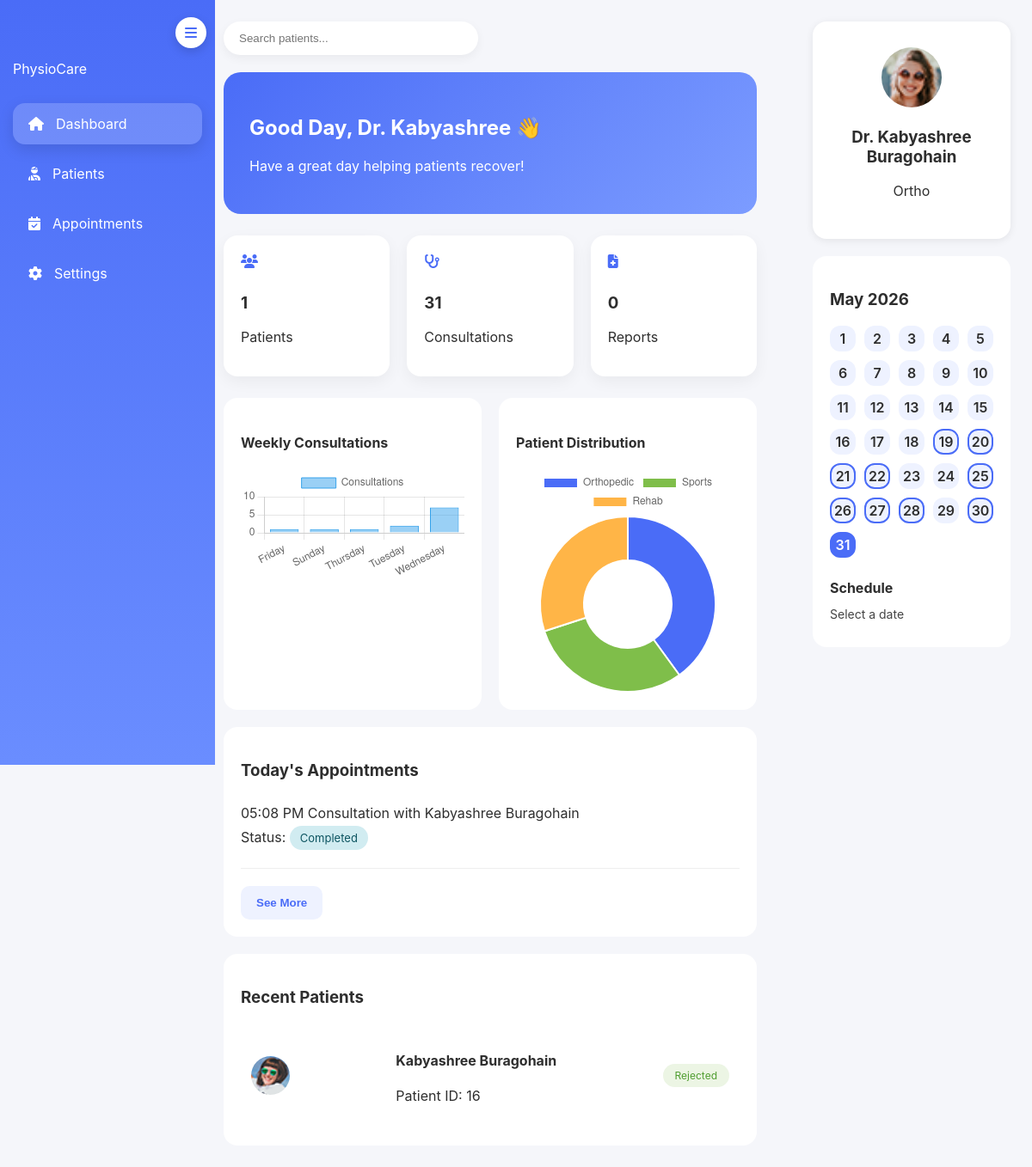
Screenshot of /profile.php (signed in) with the database file from the repository.
### tables this page shows
CREATE TABLE `booking` (
  `booking_id` int(8) NOT NULL,
  `therapist_id` int(8) DEFAULT NULL,
  `patient_id` int(8) DEFAULT NULL,
  `date` date DEFAULT NULL,
  `time` time DEFAULT NULL,
  `addr` varchar(100) DEFAULT NULL,
  `status` varchar(15) DEFAULT NULL,
  `notes` text DEFAULT NULL,
  `payment_status` varchar(50) DEFAULT 'Pending'
);

CREATE TABLE `patients` (
  `patient_id` int(8) NOT NULL,
  `p_name` varchar(50) NOT NULL,
  `p_phn` varchar(15) NOT NULL,
  `p_email` varchar(50) NOT NULL,
  `p_addr` varchar(100) NOT NULL,
  `passwd` varchar(100) NOT NULL
);

CREATE TABLE `therapists` (
  `therapist_id` int(8) NOT NULL,
  `specialization` varchar(100) DEFAULT NULL,
  `experience` int(3) DEFAULT NULL,
  `t_name` varchar(50) NOT NULL,
  `t_email` varchar(50) DEFAULT NULL,
  `t_phn` varchar(15) DEFAULT NULL,
  `status` varchar(15) DEFAULT NULL,
  `availability` varchar(10) DEFAULT NULL,
  `certificate` longblob DEFAULT NULL,
  `passwd` varchar(255) DEFAULT NULL,
  `about` text DEFAULT NULL,
  `fee` int(5) DEFAULT NULL,
  `image` longblob DEFAULT NULL
);

### profile.php (the view, shortened to what this page needs)
<?php
include "php/db.php";
$email = $_SESSION['therapist_email'];
$sql = "SELECT * FROM therapists
        WHERE t_email='$email'";
$result = $conn->query($sql);
$therapist = $result->fetch_assoc();
$therapistId = $therapist['therapist_id'];
$patientsQuery = "
SELECT COUNT(DISTINCT patient_id)
AS total
FROM booking
WHERE therapist_id = '$therapistId'
";
$patientsResult = $conn->query($patientsQuery);
$totalPatients =
$patientsResult->fetch_assoc()['total'];
$consultationQuery = "
SELECT COUNT(*) AS total
FROM booking
WHERE therapist_id = '$therapistId'
";
$consultationResult =
$conn->query($consultationQuery);
$totalConsultations =
$consultationResult->fetch_assoc()['total'];
$recentPatientsQuery = "
SELECT
    patients.patient_id,
    patients.p_name,
    MAX(booking.status)
    AS status
FROM booking
INNER JOIN patients
ON booking.patient_id =
patients.patient_id
WHERE booking.therapist_id =
'$therapistId'
GROUP BY patients.patient_id
ORDER BY MAX(booking.booking_id) DESC
LIMIT 5
";
$recentPatientsResult =
$conn->query($recentPatientsQuery);
$weeklyQuery = "
SELECT
    DAYNAME(date) AS day,
    COUNT(*) AS total
FROM booking
WHERE therapist_id = '$therapistId'
AND status IN ('Accepted', 'Completed')
GROUP BY DAYNAME(date)
";
$weeklyResult =
$conn->query($weeklyQuery);
$days = [];
$totals = [];
while($row =
$weeklyResult->fetch_assoc()){
    $days[] =
    $row['day'];
    $totals[] =
    $row['total'];
}
?>
<!DOCTYPE html>
<html lang="en">
<head>
    <link rel="stylesheet" href="css/profile.css">
    <link
rel="stylesheet"
href="https://cdnjs.cloudflare.com/ajax/libs/font-awesome/6.4.2/css/all.min.css">
</head>
<body>
    <div class="dashboard">
    <div class="sidebar" id="sidebar">
    <div class="sidebar-header">
    <span class="logo-text">PhysioCare</span>
    <div class="toggle-btn" onclick="toggleSidebar()">
        <i class="fa-solid fa-bars"></i>
    </div>
    </div>
    <ul class="nav">
<li class="active">
<a href="profile.php">
<i class="fa-solid fa-house"></i>
<span>Dashboard</span>
</a>
</li>
<li>
<a href="patients.php">
<i class="fa-solid fa-user-injured"></i>
<span>Patients</span>
</a>
</li>
<li>
<a href="therapist-appointments.php">
<i class="fa-solid fa-calendar-check"></i>
<span>Appointments</span>
</a>
</li>
<li>
<a href="settings.php">
<i class="fa-solid fa-gear"></i>
<span>Settings</span>
</a>
</li>
</ul>
</div>
    <div class="main" id="mainContent">
        <div
class="topbar">
            <input
type="text"
id="patientSearch"
placeholder="Search patients..."
onkeyup="searchDashboardPatients()">
        </div>
        <div class="welcome-card">
            <h2>
    Good Day,
    Dr.
    <?php echo explode(" ", $_SESSION['therapist_name'])[0]; ?>
    👋
</h2>
            <p>Have a great day helping patients recover!</p>
        </div>
        <div class="stats">
    <div class="stat-card">
        <i class="fa-solid fa-users"></i>
        <h3>
            <?php echo $totalPatients; ?>
        </h3>
        <p>Patients</p>
    </div>
    <div class="stat-card">
        <i class="fa-solid fa-stethoscope"></i>
        <h3>
            <?php echo $totalConsultations; ?>
        </h3>
        <p>Consultations</p>
    </div>
    <div class="stat-card">
        <i class="fa-solid fa-file-medical"></i>
        <h3>
            <?php echo 0; ?>
        </h3>
        <p>Reports</p>
    </div>
</div>
        <div class="analytics">
    <div class="chart-card">
        <h4>Weekly Consultations</h4>
        <canvas id="consultChart"></canvas>
    </div>
    <div class="chart-card">
        <h4>Patient Distribution</h4>
        <canvas id="patientChart"></canvas>
    </div>
</div>
<div class="appointments">
    <h3>Today's Appointments</h3>
    <?php
    $therapistId = $_SESSION['therapist_id'];
    $appointmentQuery = "
        SELECT
    booking.booking_id,
    booking.time,
    booking.status,
    patients.p_name
        FROM booking
        INNER JOIN patients
        ON booking.patient_id = patients.patient_id
        WHERE booking.therapist_id = '$therapistId'
        AND booking.date = CURDATE()
        ORDER BY booking.time ASC
    ";
    $appointmentResult =
    $conn->query($appointmentQuery);
    if($appointmentResult->num_rows > 0){
        $count = 0;
        while($appointment =
        $appointmentResult->fetch_assoc()){
    ?>
        <div
class="appointment
<?php
if($count >= 3){
echo 'extra-appointment';
}
?>
"
>
    <div>
        <span>
            <?php
            echo date(
                "h:i A",
                strtotime($appointment['time'])
            );
            ?>
        </span>
        <span>
            Consultation with
            <?php
            echo $appointment['p_name'];
            ?>
        </span>
        <?php
$status = $appointment['status'];
$bg = "#eee";
$color = "#333";
if($status == "Pending"){
    $bg = "#fff3cd";
    $color = "#856404";
}
else if($status == "Accepted"){
    $bg = "#d4edda";
    $color = "#155724";
}
else if($status == "Rejected"){
    $bg = "#f8d7da";
    $color = "#721c24";
}
else if($status == "Cancelled"){
    $bg = "#e2e3e5";
    $color = "#383d41";
}
else if($status == "Completed"){
    $bg = "#d1ecf1";
    $color = "#0c5460";
}
?>
<p style="margin-top:8px;">
    Status:
    <span
    style="
    padding:6px 12px;
    border-radius:20px;
    background:<?php echo $bg; ?>;
    color:<?php echo $color; ?>;
    font-size:13px;
    ">
        <?php
        echo $status;
        ?>
    </span>
</p>
    </div>
</div>
<?php
$count++;
?>
    <?php
        }
        echo '
<button
class="see-more-btn"
onclick="toggleAppointments()">
See More
</button>
';
    } else {
        echo "
        <p>
            No appointments today
        </p>
        ";
    }
    ?>
</div>
        <div class="patients">
    <h3>Recent Patients</h3>
    <?php
if($recentPatientsResult->num_rows > 0){
    while($patient =
    $recentPatientsResult->fetch_assoc()){
?>
    <div class="patient">
        <img src="images/reviewer3.png">
        <div>
            <h4>
                <?php
                echo $patient['p_name'];
                ?>
            </h4>
            <p>
                Patient ID:
                <?php
                echo $patient['patient_id'];
                ?>
            </p>
        </div>
        <span class="status active">
    <?php
    echo $patient['status'];
    ?>
</span>
    </div>
<?php
    }
}
else{
    echo "<p>No patients found</p>";
}
?>
</div>
    </div>
    <div class="right-panel">
        <div class="profile-card">
            <img src="php/uploads/<?php echo $therapist['image']; ?>">
            <h3>
    Dr.
    <?php echo $_SESSION['therapist_name']; ?>
</h3>
            <p>
    <?php echo $therapist['specialization']; ?>
</p>
        </div>
        <div class="calendar-card">
<h3>
<?php
echo date("F Y");
?>
</h3>
<div class="calendar-grid">
<?php
$totalDays =
date("t");
$currentDay =
date("j");
$bookedDates = [];
$bookedQuery = "
SELECT DISTINCT DAY(date)
AS booked_day
FROM booking
WHERE therapist_id =
'$therapistId'
AND MONTH(date) =
MONTH(CURDATE())
AND YEAR(date) =
YEAR(CURDATE())
";
$bookedResult =
$conn->query($bookedQuery);
while(
$row =
$bookedResult->fetch_assoc()
){
$bookedDates[] =
$row['booked_day'];
}
for(
$i = 1;
$i <= $totalDays;
$i++
){
$isToday =
$i == $currentDay;
$isBooked =
in_array(
$i,
$bookedDates
);
?>
<div
data-date="<?php echo $i; ?>"
onclick="
selectCalendarDate(this)
"
title="
<?php
if($isBooked){
echo 'Appointments Available';
}
else{
echo 'No Appointments';
}
?>
"
class="calendar-date
<?php
if($isToday){
echo 'active-date';
}
if($isBooked){
echo ' booked-date';
}
?>
"
>
<?php
echo $i;
?>
</div>
<?php
}
?>
</div>
<div class="schedule">
<h4>
Schedule
</h4>
<div id="scheduleContent">
<p>
Select a date
</p>
</div>
</div>
</div>
</div>
<script>
const consultCtx =
document.getElementById(
    "consultChart"
);
if(consultCtx){
new Chart(consultCtx, {
    type: "bar",
    data: {
        labels:
        <?php echo json_encode($days); ?>,
        datasets: [{
            label:
            "Consultations",
            data:
            <?php echo json_encode($totals); ?>,
            borderWidth: 1
        }]
    },
    options: {
        responsive: true
    }
});
}
</script>
</body>
</html>

### css/profile.css (style rules this page uses)
body { margin: 0; font-family: 'Inter', sans-serif; background: #f5f6fa; color: #2E2E2E; }
.dashboard { display: flex; min-height: 100vh; align-items:flex-start; }
.sidebar { width: 220px; background: linear-gradient(180deg, #4a6cf7, #6a8dff); color: white; padding: 70px 15px 20px; position: fixed; height: 100vh; left: 0; top: 0; z-index: 100; transition: width 0.3s ease; overflow: hidden; }
.sidebar-header { display: flex; justify-content: space-between; align-items: center; margin-bottom: 30px; }
.toggle-btn { position: absolute; top: 20px; right: 10px; width: 36px; height: 36px; background: white; color: #4a6cf7; border-radius: 50%; display: flex; align-items: center; justify-content: center; cursor: pointer; box-shadow: 0 4px 12px rgba(0,0,0,0.15); z-index: 1000; }
.nav { list-style: none; padding: 0; }
.nav li { list-style:none; margin-bottom:10px; }
.nav li a { display:flex; align-items:center; gap:14px; padding:14px 18px; border-radius:14px; color:white; text-decoration:none; transition:0.25s ease; }
.nav li.active a { background: rgba(255,255,255,0.18); box-shadow: 0 6px 18px rgba(0,0,0,0.12); }
.main { margin-left: 220px; transition: margin-left 0.3s ease; flex: 1; padding: 25px 40px; }
.topbar { position:relative; width:fit-content; }
.topbar input { width: 260px; padding: 12px 18px; border-radius: 30px; border: none; background: white; box-shadow: 0 4px 12px rgba(0,0,0,0.05); }
.welcome-card { margin-top: 20px; padding: 30px; border-radius: 20px; background: linear-gradient(135deg, #4a6cf7, #7c9cff); color: white; }
.stats { display: grid; grid-template-columns: repeat(3, 1fr); gap: 20px; margin: 25px 0; }
.stat-card { background: white; padding: 20px; border-radius: 16px; box-shadow: 0 6px 18px rgba(0,0,0,0.05); transition: 0.2s; }
.stat-card i { color: #4a6cf7; margin-bottom: 10px; }
.analytics { display:grid; grid-template-columns: repeat(2, minmax(0, 1fr)); gap:20px; width:100%; overflow:hidden; }
.chart-card { background:white; padding:20px; border-radius:16px; overflow:hidden; min-width:0; }
.chart-card canvas { width:100% !important; max-width:100%; height:auto !important; }
.appointments { background: white; padding: 20px; border-radius: 16px; margin-top: 20px; }
.appointment { display: flex; justify-content: space-between; padding: 10px 0; border-bottom: 1px solid #eee; }
.patients { background: white; padding: 20px; border-radius: 16px; margin-top: 20px; }
.patient { display: flex; align-items: center; justify-content: space-between; padding: 12px; border-radius: 12px; }
.patient img { width: 45px; height: 45px; border-radius: 50%; }
.status { font-size: 12px; padding: 6px 14px; border-radius: 20px; }
.status.active { background: rgba(127,190,74,0.15); color: #4f9d2f; }
.right-panel { width: 280px; min-width: 280px; padding: 25px; box-sizing: border-box; flex-shrink: 0; }
.profile-card { background: white; padding: 20px; border-radius: 16px; text-align: center; }
.profile-card img { width: 70px; border-radius: 50%; }
.calendar-card { background: white; padding: 20px; border-radius: 16px; margin-top: 20px; }
.calendar-grid { display:grid; grid-template-columns: repeat(5, 1fr); gap:10px; margin-top:18px; }
.calendar-date { aspect-ratio:1/1; display:flex; align-items:center; justify-content:center; background:#eef2ff; border-radius:12px; text-align:center; font-weight:600; cursor:pointer; transition:0.2s ease; width:100%; box-sizing:border-box; }
.active-date { background:#4a6cf7; color:white; }
.booked-date { border:2px solid #4a6cf7; }
.schedule { margin-top:25px; }
.schedule h4 { margin-bottom:12px; }
.schedule p { margin:10px 0; font-size:14px; color:#444; }
.details-card, .profile-card { background:white; padding:30px; border-radius:16px; box-shadow:0 2px 10px rgba(0,0,0,0.08); }
.see-more-btn { margin-top:20px; background:#eef2ff; color:#4a6cf7; border:none; padding:12px 18px; border-radius:10px; cursor:pointer; font-weight:600; }
.main { flex:1; margin-left:220px; transition:0.3s ease; box-sizing:border-box; min-width:0; padding:25px 40px; }

### rows the page displays
booking: time "05:08 PM", patient.p_name "Kabyashree Buragohain", status "Completed"
patients: p_name "Kabyashree Buragohain", patient_id "16", status "Rejected"
therapists: image (picture), specialization "Ortho"

### other values shown
explode(" ", $_SESSION['therapist_name'])[0] "Kabyashree"
$totalPatients "1"
$totalConsultations "31"
$_SESSION['therapist_name'] "Kabyashree Buragohain"
chart data {{ json_encode($totals) }} ["1","1","1","2","7"]
